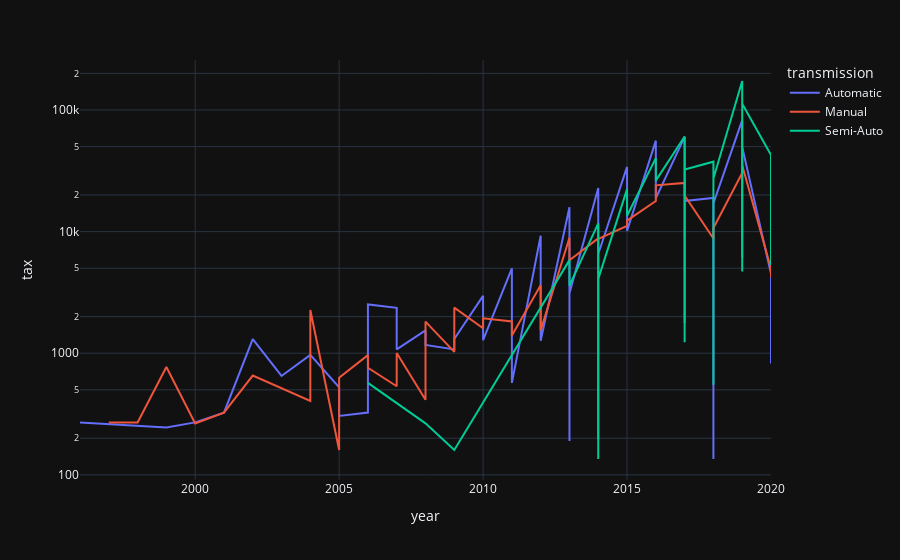

Notebook code for this chart:
### Code cell
px.line(selling,x='year',y="tax",color="transmission",log_y=True,template="plotly_dark")

### Figure 1 — Plotly figure (JSON) as saved in the notebook; plotly's stock layout.template omitted (floating-point values rounded to 4 significant figures)
{"data": [{"hovertemplate": "transmission=Automatic<br>year=%{x}<br>tax=%{y}<extra></extra>", "legendgroup": "Automatic", "line": {"color": "#636efa", "dash": "solid"}, "marker": {"symbol": "circle"}, "mode": "lines", "name": "Automatic", "orientation": "v", "showlegend": true, "type": "scatter", "x": [1996, 1999, 2000, 2001, 2002, 2003, 2004, 2005, 2005, 2006, 2006, 2007, 2007, 2008, 2008, 2009, 2009, 2010, 2010, 2011, 2011, 2012, 2012, 2013, 2013, 2013, 2014, 2014, 2014, 2015, 2015, 2016, 2016, 2017, 2017, 2017, 2017, 2018, 2018, 2018, 2018, 2019, 2019, 2019, 2020, 2020, 2020], "xaxis": "x", "y": [270, 245, 270, 325, 1305, 650, 970, 525, 305, 325, 2520, 2360, 1075, 1540, 1170, 1075, 1310, 2965, 1280, 4990, 570, 9235, 1265, 15850, 190, 3100, 22830, 195, 6540, 34025, 10145, 55950, 18790, 60045, 1760, 1915, 17880, 18915, 1910, 135, 17070, 82490, 6130, 49700, 4495, 825, 5545], "yaxis": "y"}, {"hovertemplate": "transmission=Manual<br>year=%{x}<br>tax=%{y}<extra></extra>", "legendgroup": "Manual", "line": {"color": "#EF553B", "dash": "solid"}, "marker": {"symbol": "circle"}, "mode": "lines", "name": "Manual", "orientation": "v", "showlegend": true, "type": "scatter", "x": [1997, 1998, 1999, 2000, 2001, 2002, 2004, 2004, 2005, 2005, 2006, 2006, 2007, 2007, 2008, 2008, 2009, 2009, 2010, 2010, 2011, 2011, 2012, 2012, 2013, 2013, 2014, 2014, 2015, 2015, 2016, 2016, 2017, 2017, 2018, 2018, 2019, 2019, 2020, 2020], "xaxis": "x", "y": [270, 270, 770, 265, 325, 655, 405, 2265, 160, 630, 965, 760, 535, 1005, 415, 1820, 1025, 2370, 1605, 1935, 1825, 1400, 3620, 1540, 8895, 5815, 8795, 8700, 11155, 12310, 17845, 24030, 25145, 19815, 8770, 10705, 30290, 35145, 4960, 4215], "yaxis": "y"}, {"hovertemplate": "transmission=Semi-Auto<br>year=%{x}<br>tax=%{y}<extra></extra>", "legendgroup": "Semi-Auto", "line": {"color": "#00cc96", "dash": "solid"}, "marker": {"symbol": "circle"}, "mode": "lines", "name": "Semi-Auto", "orientation": "v", "showlegend": true, "type": "scatter", "x": [2006, 2008, 2009, 2013, 2013, 2014, 2014, 2014, 2015, 2015, 2016, 2016, 2017, 2017, 2017, 2018, 2018, 2018, 2019, 2019, 2019, 2020, 2020, 2020], "xaxis": "x", "y": [570, 265, 160, 5830, 3595, 11670, 135, 4080, 22340, 13515, 40205, 26230, 60555, 1230, 32355, 37580, 550, 27285, 173120, 4700, 112685, 42590, 5320, 37250], "yaxis": "y"}], "layout": {"legend": {"title": {"text": "transmission"}, "tracegroupgap": 0}, "margin": {"t": 60}, "xaxis": {"anchor": "y", "domain": [0, 1], "title": {"text": "year"}}, "yaxis": {"anchor": "x", "domain": [0, 1], "title": {"text": "tax"}, "type": "log"}}}
